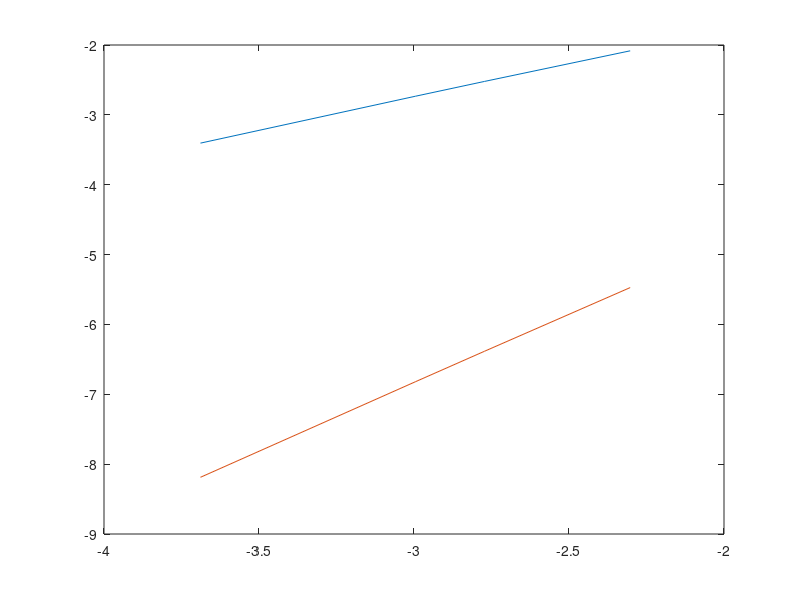

Write MATLAB code to recreate this figure.
H = [0.1 0.0625 0.05 0.025];
f = @(t,y) y;
to = 0;
tf = 1;
Y1=ones(1,length(H));

for j = 1:length(H)
  h = H(j);
  T=[to:h:tf]';
  N=length(T);
  for i=2:N
      Y1(j)=Y1(j)+h*f(T(i-1),Y1(j));
  end
 end

logE1 = log(abs(exp(1)-Y1));
logH = log(H);

plot(logH,logE1)
hold on

Y2=ones(1,length(H));

for j = 1:length(H)
  h = H(j);
  T=[to:h:tf]';
  N=length(T);
  for i=2:N
      Y2(j)=Y2(j)*(1+h+0.5*h^2);
  end
 end
 
 logE2 = log(abs(exp(1)-Y2));
 plot(logH,logE2)
